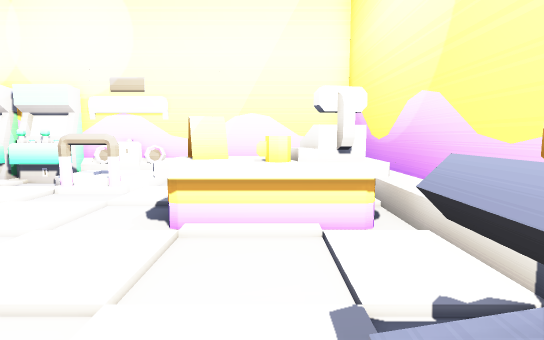
View 1 (above)

16 first-person views from a walk through a level from a Godot 3-D game. The camera is 1.4 m above the floor, tilts 6° down and sees 80° across. The floor is counted in squares, 1 m on a side. Each view is taken from the middle of a square. On the plan, view 1 faces up. The plan holds only what a view shows up to about 15 squares ahead; the rest is blank. Characters and animated objects are not drawn.

View 2
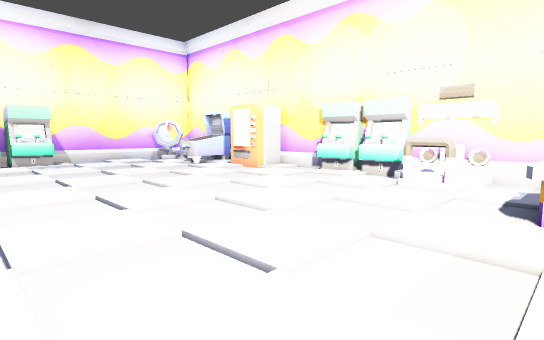

View 3
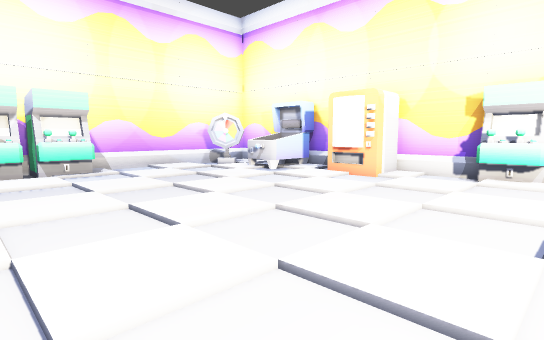

View 4
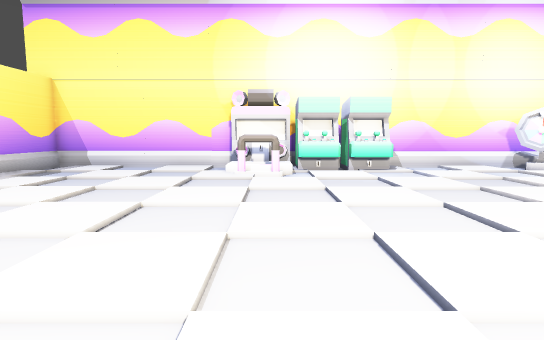

View 5
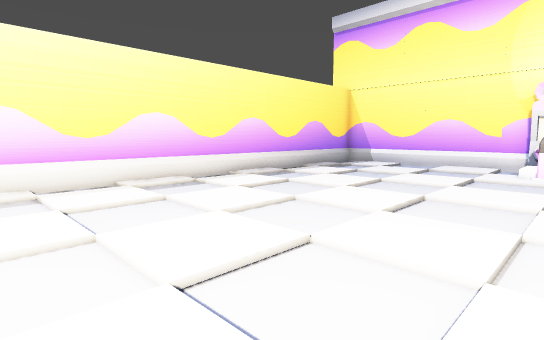

View 6
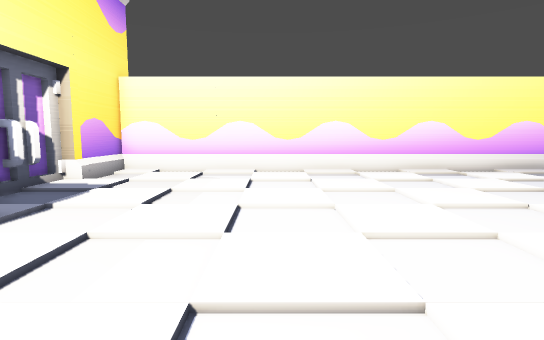

View 7
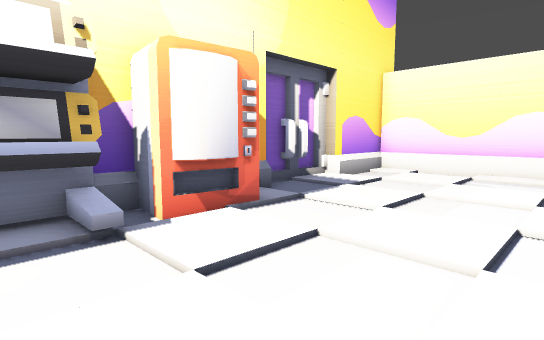

View 8
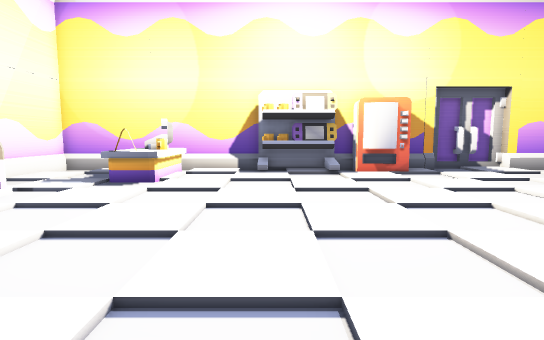

View 9
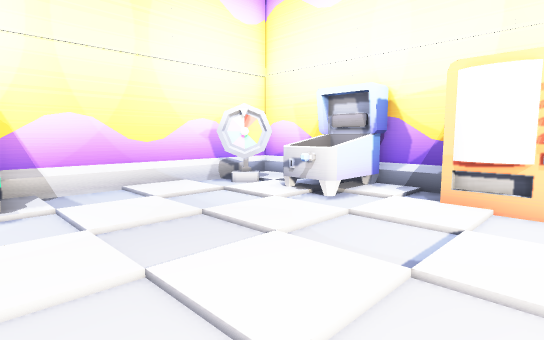

View 10
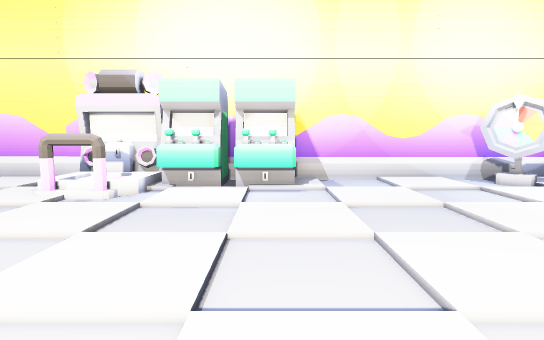

View 11
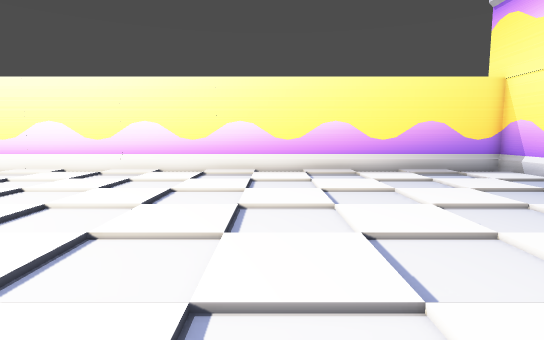

View 12
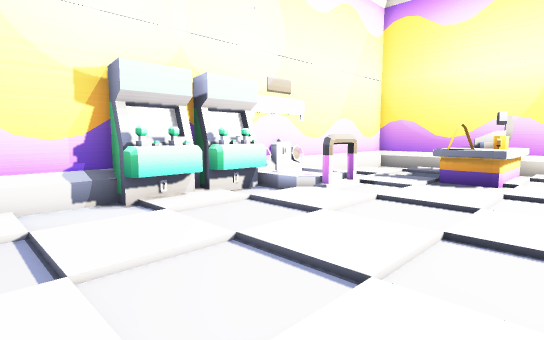

View 13
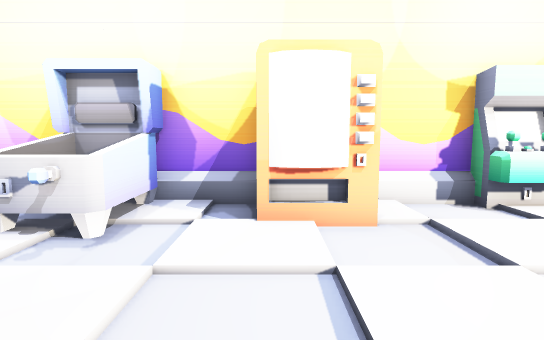

View 14
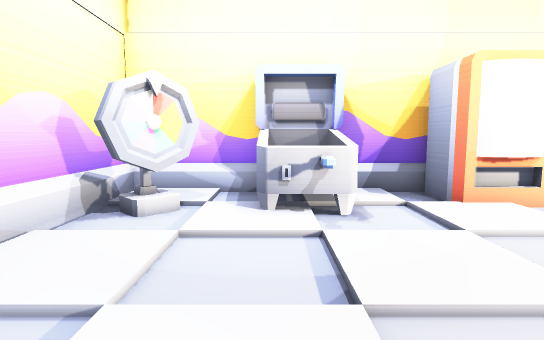

View 15
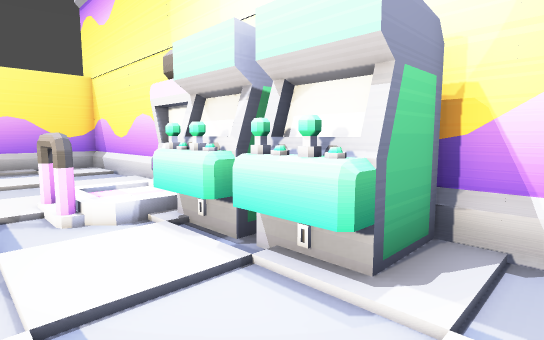

View 16
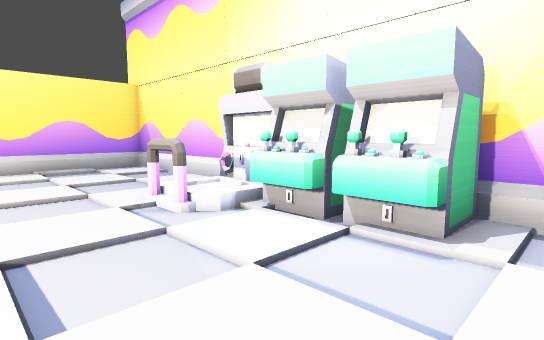

### Floor plan
Points are (right, up) in squares from view 1. A wall is a line through its corners. A room is listed if a view was taken in it or the views show most of it. See-through windows are left out.
Room 1 (views 1, 2, 3, 4, 5, 6, 7, 8, 9, 10, 11, 12, 13, 14, 15, 16)
walls: (-13, 8.1) (-13.4, 8.1) (-13.9, 8.1); (0.7, -3.4) (0.8, -2.9); (0.7, -3.8) (0.7, -3) (1.1, -2.4) (2.4, -2.6) (2.4, -1.8); (0.8, -4.5) (1, -2.4); (1.2, -1.8) (1.2, 0.2); (-14.2, 8.5) (-14.2, 10); (1.7, -1.8) (1.7, 1.6); (-21.6, -4.8) (-21.6, -12.5); (-16.7, 7.9) (-16.7, 9.7) (-18.1, 9.7) (-18.1, 7.8); (-12.2, 10) (-12.2, 8.3) (-14.2, 8.3); (-9.5, 10.2) (-12.5, 10.2); (-7.5, 10.2) (-8, 10.2); (-14, 10.2) (-16.5, 10.2); (2.4, 1.5) (2.4, 10); (-16.3, 9.5) (-16.9, 9.5); (2.4, -6.3) (2.4, -5); (-4.5, 10.2) (-6, 10.2); (-16.5, 10) (-16.5, 7.7) (-16.7, 7.5) (-18.1, 7.5); (3, -7.6) (3, -6.6); (-18.2, 10.2) (-21.4, 10.2); (3, -9.1) (3, -8.1); (-21.6, -12.7) (2.4, -12.7); (2.4, -12.5) (2.4, -9.4) (2.8, -9.4) (2.8, -6.2); (-21.6, 10) (-21.6, -2.2); (2.2, 10.2) (-3.5, 10.2)
low walls: (-12.6, 8.5) (-14.2, 8.5); (1, -4) (1.2, -2.5); (-17, 7.6) (-17, 7.1); (-9.5, 10) (-12.2, 10); (-7.5, 10) (-8, 10); (-14.2, 10) (-16.5, 10); (-17.9, 8) (-17.9, 7.4); (2.2, 4.5) (2.2, 6.5); (-18.4, 10) (-21.4, 10); (-21.6, -12.5) (2.4, -12.5); (2.2, 10) (-3.4, 10)
objects: machine (-21, -4) to (-21, -2); machine (-21, -2) to (-20, -1); machine (-21, 0) to (-20, 1); wheel (-21, 7) to (-20, 8); machine (-18, -4) to (-18, -3); machine (-9, 9) to (-8, 10); machine (-7, 9) to (-6, 10); machine (-5, 8) to (-4, 8); cash register (-2, 5) to (1, 6)

Positions as (right, up) in squares from view 1, and headings:
1: (0, 0), facing up
2: (-1, -2), facing up-left
3: (-7, -2), facing up-left
4: (-7, -3), facing left
5: (-6, -3), facing down-left
6: (-4, 1), facing down
7: (-4, 0), facing down-right
8: (-12, 1), facing right
9: (-12, 1), facing up-left
10: (-11, 1), facing left
11: (-12, 1), facing down
12: (-12, 3), facing up-right
13: (-14, 3), facing up
14: (-18, 2), facing up
15: (-17, 3), facing down-left
16: (-15, 3), facing down-left
